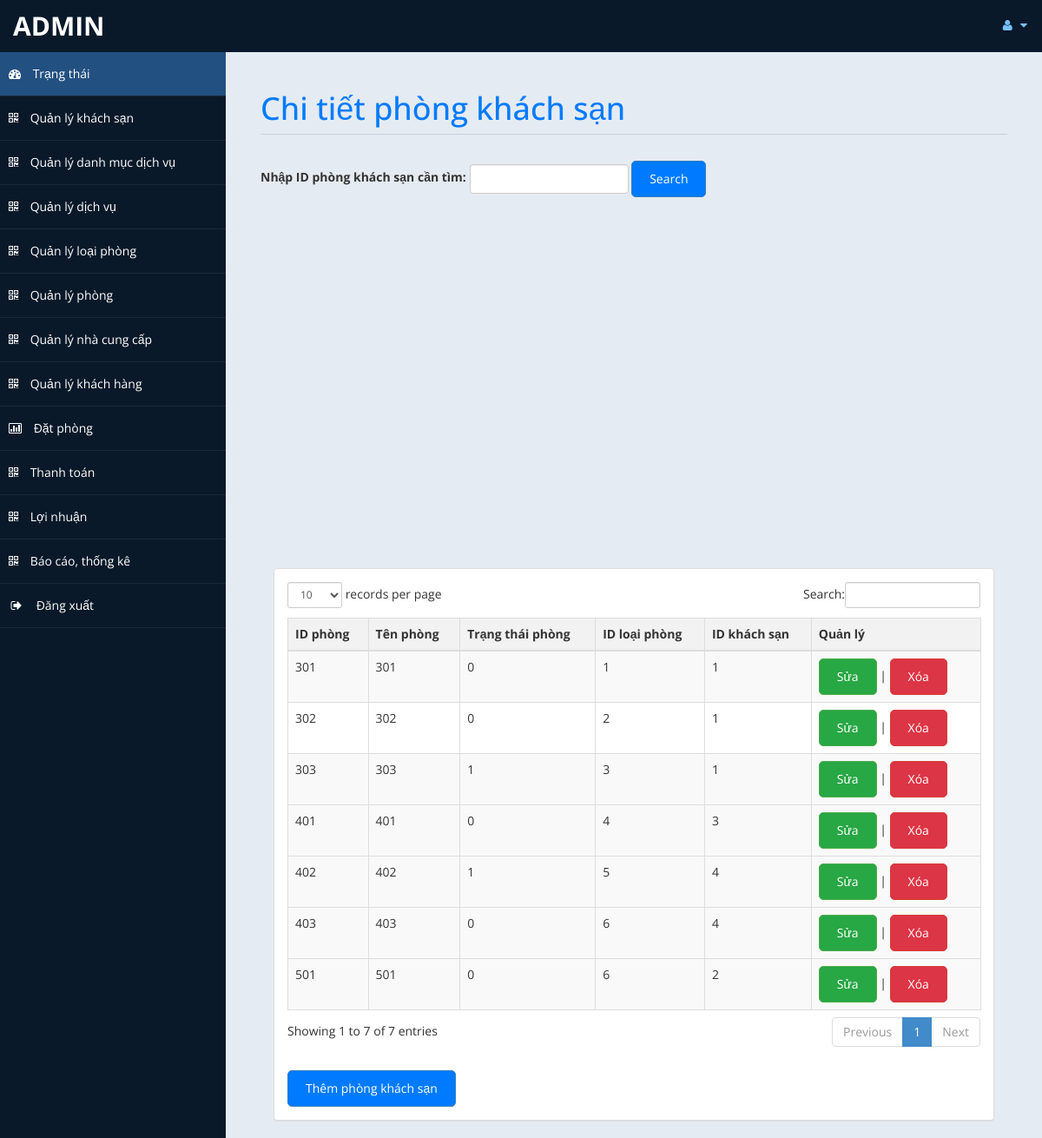
The app's page /admin/phong.php (signed in) with its own data.
### tables this page shows
CREATE TABLE `phong` (
  `IDPHONG` varchar(10) NOT NULL,
  `TENPHONG` varchar(60) NOT NULL,
  `TRANGTHAI` varchar(3) NOT NULL,
  `IDLOAIPHONG` varchar(10) NOT NULL,
  `IDKS` varchar(10) NOT NULL,
  `ANHPHONG` varchar(500) NOT NULL
);

### admin/phong.php (the view, shortened to what this page needs)
<?php
include('db.php');
if (isset($_GET['search_idphong'])) {
    $search_idphong = $_GET['search_idphong'];
    $sql = "SELECT * FROM phong WHERE IDphong LIKE '%$search_idphong%'";
} else {
    $sql = "SELECT * FROM phong";
}
$re = mysqli_query($con, $sql);
?>
<!DOCTYPE html>
<html xmlns="http://www.w3.org/1999/xhtml">
<head>
    <link href="assets/css/bootstrap.css" rel="stylesheet" />
    <link href="assets/css/font-awesome.css" rel="stylesheet" />
    <link href="assets/css/thongtin.css" rel="stylesheet" />
	<link rel="stylesheet" href="assets/css/morris.css">
    <link href="assets/css/custom-styles.css" rel="stylesheet" />
    <link href="assets/js/dataTables/dataTables.bootstrap.css" rel="stylesheet" />
</head>
<body>
    <div id="wrapper">
        <nav class="navbar navbar-default top-navbar" role="navigation">
            <div class="navbar-header">
                <a class="navbar-brand" href="home.php"><?php echo $_SESSION["user"]; ?> </a>
            </div>
            <ul class="nav navbar-top-links navbar-right">
                <li class="dropdown">
                    <a class="dropdown-toggle" data-toggle="dropdown" href="#" aria-expanded="false">
                        <i class="fa fa-user fa-fw"></i> <i class="fa fa-caret-down"></i>
                    </a>
                </li>
            </ul>
        </nav>
        <nav class="navbar-default navbar-side" role="navigation">
        <div class="sidebar-collapse">
                <ul class="nav" id="main-menu">
                    <li>
                        <a class="active-menu" href="home.php"><i class="fa fa-dashboard"></i> Trạng thái</a>
                    </li>
                    <li>
                        <a  href="khachsan.php"><i class="fa fa-qrcode"></i> Quản lý khách sạn</a>
                    </li>
                    <li>
                        <a href="danhmuc.php"><i class="fa fa-qrcode"></i> Quản lý danh mục dịch vụ</a>
                    </li>
                    <li>
                        <a  href="phong.php"><i class="fa fa-qrcode"></i> Quản lý dịch vụ</a>
                    </li>
                    <li>
                        <a href="loaiphong.php"><i class="fa fa-qrcode"></i> Quản lý loại phòng</a>
                    </li>
                    <li>
                        <a  href="phong.php"><i class="fa fa-qrcode"></i> Quản lý phòng</a>
                    </li>
                    <li>
                        <a href="nhacungcap.php"><i class="fa fa-qrcode"></i> Quản lý nhà cung cấp</a>
                    </li>
                    <li>
                        <a  href="khachhang.php"><i class="fa fa-qrcode"></i> Quản lý khách hàng</a>
                    </li>
                    <li>
                        <a href="datphong.php"><i class="fa fa-bar-chart-o"></i> Đặt phòng</a>
                    </li>
                    <li>
                        <a href="payment.php"><i class="fa fa-qrcode"></i> Thanh toán</a>
                    </li>
                    <li>
                        <a  href="profit.php"><i class="fa fa-qrcode"></i> Lợi nhuận</a>
                    </li>
                    <li>
                        <a href="quanlythongke.php"><i class="fa fa-qrcode"></i> Báo cáo, thống kê</a>
                    </li>
                    <li>
    <a href="#" onclick="confirmLogout();">
        <i class="fa fa-sign-out fa-fw"></i> Đăng xuất
    </a>
</li>
					</ul>
            </div>
        </nav>
        <div id="page-wrapper" >
        <div id="page-inner">
			 <div class="row">
                    <div class="col-md-12">
                        <h1 class="page-header">
                           Chi tiết phòng khách sạn<small> </small>
                        </h1>
                        <form action="" method="GET" class="form-inline">
                                <div class="form-group">
                                    <label for="search_idphong">Nhập ID phòng khách sạn cần tìm:</label>
                                    <input type="text" class="form-control" id="search_idphong" name="search_idphong">
                                </div>
                                <button type="submit" class="btn btn-primary">Search</button>
                            </form>
                    </div>
                </div>
            <br>
				<br>
				<br>
				<br><div id="chart"></div>
        <div class="col-md-12">
                    <div class="panel panel-default">
    <div class="panel-body">
        <div class="table-responsive table-striped-body">
            <table class="table table-striped table-bordered table-hover" id="dataTables-example">
                <thead>
                    <tr>
                        <th>ID phòng</th>
                        <th>Tên phòng</th>
                        <th>Trạng thái phòng</th>
                        <th>ID loại phòng</th>
                        <th>ID khách sạn</th>
                        <th>Quản lý</th>
                    </tr>
                </thead>
                <tbody>
                    <?php
                        while ($row = mysqli_fetch_array($re)) {
                            $id = $row['IDPHONG'];
                            echo "<tr class='" . ($id % 2 == 1 ? 'gradeC' : 'gradeU') . "'>";
                            echo "<td>" . $row['IDPHONG'] . "</td>";
                            echo "<td>" . $row['TENPHONG'] . "</td>";
                            echo "<td>" . $row['TRANGTHAI'] . "</td>";
                            echo "<td>" . $row['IDLOAIPHONG'] . "</td>";
                            echo "<td>" . $row['IDKS'] . "</td>";
                            echo "<td>
                                    <a href='edit_phong.php?id=$id' class='btn btn-success'>Sửa</a> |
                                    <a href='javascript:void(0);' onclick='confirmDelete($id)' class='btn btn-danger'>Xóa</a>
                                  </td>";
                            echo "</tr>";
                        }
                    ?>
                </tbody>
            </table>
            <div class="btn-container">
                <a href="themphong.php" class="btn btn-primary">Thêm phòng khách sạn</a>
            </div>
        </div>
    </div>
</div>
                </div>
                </div>
            </div>
    </div>
</body>
</html>

### admin/assets/css/thongtin.css (style rules this page uses)
body { font-family: Arial, sans-serif; background-color: #f8f9fa; }
#page-inner { padding: 20px; }
h1.page-header { color: #007bff; margin-bottom: 30px; }
table { width: 100%; border-collapse: collapse; margin-top: 20px; }
th, td { border: 1px solid #dee2e6; padding: 12px; text-align: left; }
tr.gradeC { background-color: #f2f2f2; }
tr.gradeU { background-color: #e6e6e6; }
.btn { padding: 10px 20px; border-radius: 5px; text-decoration: none; color: #fff; }
.btn-primary { background-color: #007bff; }
.btn-success { background-color: #28a745; }
.btn-danger { background-color: #dc3545; }
.btn-container { margin-top: 20px; }
#dataTables-example { width: 100%; margin: 1em 0; border-collapse: collapse; border-spacing: 0; }
#dataTables-example th { background-color: #f2f2f2; font-weight: bold; padding: 8px; text-align: left; }
#dataTables-example td { padding: 8px; border-bottom: 1px solid #ddd; }
#dataTables-example tbody tr.gradeC { background-color: #f9f9f9; }
#dataTables-example tbody tr.gradeU { background-color: #ffffff; }

### admin/assets/css/custom-styles.css (style rules this page uses)
body { font-family: 'Open Sans', sans-serif; }
#wrapper { width: 100%; background:#09192A; }
#page-wrapper { padding: 15px 15px; min-height: 600px; background:#E5EBF2; }
#page-inner { width:100%; margin:10px 20px 10px 0px; background-color:transparent; padding:10px; min-height:1200px; }
h1, .h1, h2, .h2, h3, .h3 { margin-bottom: -5px; }
.page-header { padding-bottom: 9px; margin: 10px 0 45px; border-bottom: 1px solid #C7D1DD; }
.top-navbar { margin:0px; }
.top-navbar .navbar-brand { color: #fff; width: 260px; text-align: left; height: 60px; font-size: 30px; font-weight: 700; text-transform: uppercase; line-height: 30px; }
.top-navbar .nav > li { position: relative; display: inline-block; }
.top-navbar .nav > li > a { position: relative; display: block; padding: 19px 15px; color: #77C0FD; }
.active-menu { background-color:#225081!important; }
.sidebar-collapse , .sidebar-collapse .nav { background:none; }
.sidebar-collapse .nav { padding:0; }
.sidebar-collapse .nav > li > a { color:#fff; background:transparent; text-shadow:none; }
.sidebar-collapse > .nav > li > a { padding:15px 10px; }
.sidebar-collapse > .nav > li { border-bottom: 1px solid rgba(107, 108, 109, 0.19); }
.navbar-side { border:none; background-color: transparent; }
.top-navbar { background:#09192A; border-bottom:none; }
.top-navbar .nav > li > a > i { margin-right: 2px; }
.navbar-default { border:0px solid black; }
.navbar-header { background: #09192A; }
.nav > li > a > i { margin-right:10px; }
@media (min-width:768px) { #page-wrapper { margin: 0 0 0 260px; padding: 15px 30px; min-height: 1200px; } }
@media (min-width:768px) { .navbar-side { z-index: 1; position: absolute; width: 260px; } }
@media (min-width:768px) { .navbar { border-radius: 0px; } }

### records on screen
phong: IDPHONG "301", TENPHONG "301", TRANGTHAI "0", IDLOAIPHONG "1", IDKS "1"
phong: IDPHONG "302", TENPHONG "302", TRANGTHAI "0", IDLOAIPHONG "2", IDKS "1"
phong: IDPHONG "303", TENPHONG "303", TRANGTHAI "1", IDLOAIPHONG "3", IDKS "1"
phong: IDPHONG "401", TENPHONG "401", TRANGTHAI "0", IDLOAIPHONG "4", IDKS "3"
phong: IDPHONG "402", TENPHONG "402", TRANGTHAI "1", IDLOAIPHONG "5", IDKS "4"
phong: IDPHONG "403", TENPHONG "403", TRANGTHAI "0", IDLOAIPHONG "6", IDKS "4"
phong: IDPHONG "501", TENPHONG "501", TRANGTHAI "0", IDLOAIPHONG "6", IDKS "2"

### other values on screen
$_SESSION["user"] "ADMIN"
